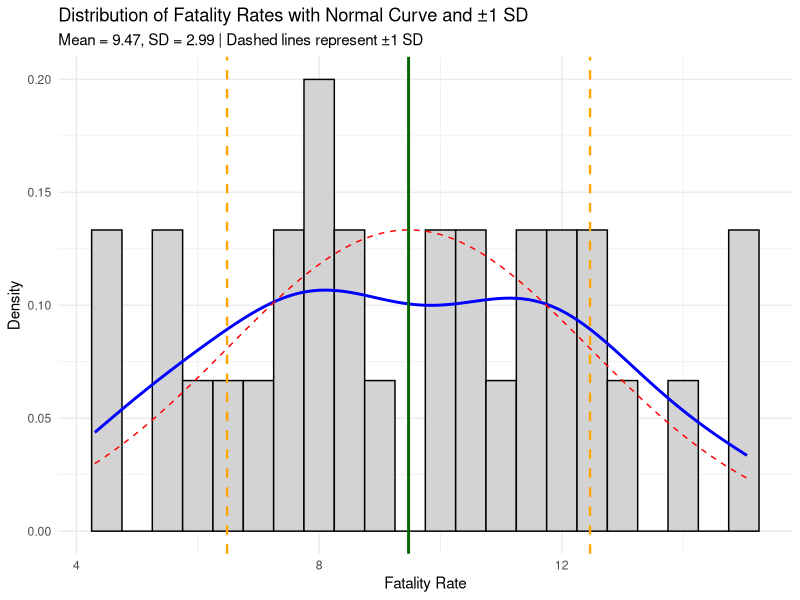
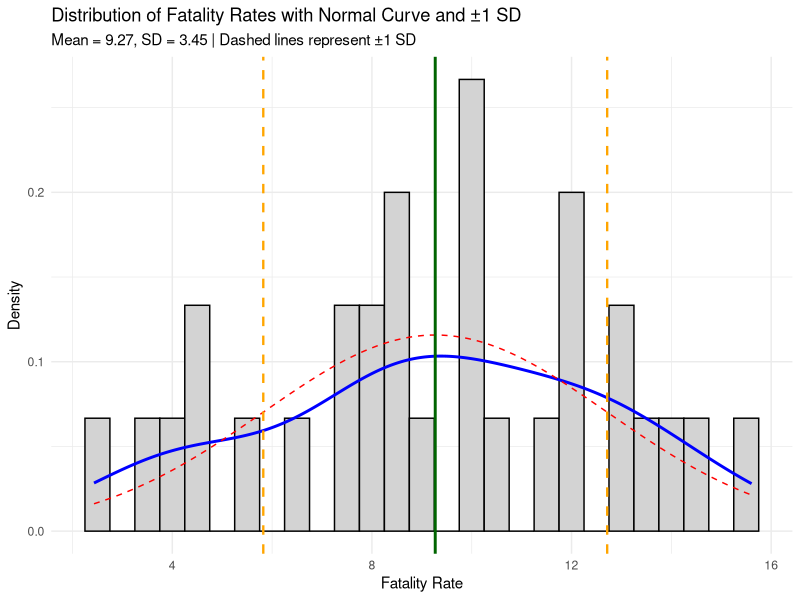

R code for these plots, in order:
library(tidyverse)

if (!file.exists("Additional_plot_August2025/master_fatality_cbsa30.csv")) {
  stop("Error: The file 'master_fatality_cbsa30.csv' does not exist in the working directory. Please ensure the file is available.")
}
msa <- read.csv("Additional_plot_August2025/master_fatality_cbsa30.csv")

if (!file.exists("Additional_plot_August2025/youth_msa_county_wide_modified.csv")) {
  stop("Error: The file 'youth_msa_county_wide_modified.csv' does not exist in the working directory. Please ensure the file is available.")
}
county <- read.csv("Additional_plot_August2025/youth_msa_county_wide_modified.csv")

county_main <- county %>%
  filter(Main == "Main")
# Calculate mean and standard deviation
mean_rate <- mean(msa$rate_overall, na.rm = TRUE)
sd_rate <- sd(msa$rate_overall, na.rm = TRUE)

# Plot
ggplot(msa, aes(x = rate_overall)) +
  geom_histogram(aes(y = after_stat(density)), binwidth = 0.5, fill = "lightgray", color = "black") +
  geom_density(color = "blue", linewidth = 1) +
  stat_function(fun = dnorm,
                args = list(mean = mean_rate, sd = sd_rate),
                color = "red", linetype = "dashed") +
  geom_vline(xintercept = mean_rate, color = "darkgreen", linetype = "solid", linewidth = 1) +
  geom_vline(xintercept = mean_rate + sd_rate, color = "orange", linetype = "dashed", linewidth = 0.8) +
  geom_vline(xintercept = mean_rate - sd_rate, color = "orange", linetype = "dashed", linewidth = 0.8) +
  labs(
    title = "Distribution of Fatality Rates with Normal Curve and ±1 SD",
    subtitle = paste0("Mean = ", round(mean_rate, 2),
                      ", SD = ", round(sd_rate, 2),
                      " | Dashed lines represent ±1 SD"),
    x = "Fatality Rate",
    y = "Density"
  ) +
  theme_minimal()


county_mean_rate <- mean(county_main$rate_total, na.rm = TRUE)
county_sd_rate <- sd(county_main$rate_total, na.rm = TRUE)

# Plot
ggplot(county_main, aes(x = rate_total)) +
  geom_histogram(aes(y = after_stat(density)), binwidth = 0.5, fill = "lightgray", color = "black") +
  geom_density(color = "blue", linewidth = 1) +
  stat_function(fun = dnorm,
                args = list(mean = county_mean_rate, sd = county_sd_rate),
                color = "red", linetype = "dashed") +
  geom_vline(xintercept = county_mean_rate, color = "darkgreen", linetype = "solid", linewidth = 1) +
  geom_vline(xintercept = county_mean_rate + county_sd_rate, color = "orange", linetype = "dashed", linewidth = 0.8) +
  geom_vline(xintercept = county_mean_rate - county_sd_rate, color = "orange", linetype = "dashed", linewidth = 0.8) +
  labs(
    title = "Distribution of Fatality Rates with Normal Curve and ±1 SD",
    subtitle = paste0("Mean = ", round(county_mean_rate, 2),
                      ", SD = ", round(county_sd_rate, 2),
                      " | Dashed lines represent ±1 SD"),
    x = "Fatality Rate",
    y = "Density"
  ) +
  theme_minimal()
